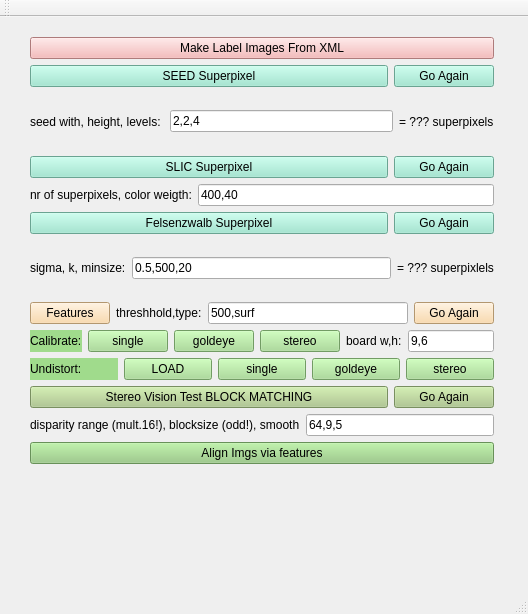
<?xml version="1.0" encoding="UTF-8"?>
<ui version="4.0">
 <class>MainWindow</class>
 <widget class="QMainWindow" name="MainWindow">
  <property name="geometry">
   <rect>
    <x>0</x>
    <y>0</y>
    <width>528</width>
    <height>614</height>
   </rect>
  </property>
  <property name="windowTitle">
   <string>Segmentation Helper</string>
  </property>
  <widget class="QWidget" name="centralWidget">
   <widget class="QWidget" name="verticalLayoutWidget">
    <property name="geometry">
     <rect>
      <x>19</x>
      <y>9</y>
      <width>486</width>
      <height>449</height>
     </rect>
    </property>
    <layout class="QVBoxLayout" name="verticalLayout">
     <property name="sizeConstraint">
      <enum>QLayout::SetMaximumSize</enum>
     </property>
     <item>
      <widget class="QPushButton" name="btn_makeLabelImgs">
       <property name="styleSheet">
        <string notr="true">background-color: rgb(244, 172, 172)</string>
       </property>
       <property name="text">
        <string>Make Label Images From XML</string>
       </property>
      </widget>
     </item>
     <item>
      <layout class="QHBoxLayout" name="horizontalLayout_3">
       <item>
        <widget class="QPushButton" name="btn_seed">
         <property name="styleSheet">
          <string notr="true">background-color: rgb(148, 230, 205)</string>
         </property>
         <property name="text">
          <string>SEED Superpixel</string>
         </property>
        </widget>
       </item>
       <item>
        <widget class="QPushButton" name="pushButton_seedAgain">
         <property name="maximumSize">
          <size>
           <width>100</width>
           <height>16777215</height>
          </size>
         </property>
         <property name="styleSheet">
          <string>background-color: rgb(148, 230, 205)</string>
         </property>
         <property name="text">
          <string>Go Again</string>
         </property>
        </widget>
       </item>
      </layout>
     </item>
     <item>
      <layout class="QHBoxLayout" name="horizontalLayout">
       <item>
        <widget class="QLabel" name="label">
         <property name="text">
          <string>seed with, height, levels: </string>
         </property>
        </widget>
       </item>
       <item>
        <widget class="QLineEdit" name="lineEdit_seedInfo">
         <property name="text">
          <string>2,2,4</string>
         </property>
        </widget>
       </item>
       <item>
        <widget class="QLabel" name="label_nrOfSuperpxs">
         <property name="text">
          <string>= ??? superpixels</string>
         </property>
        </widget>
       </item>
      </layout>
     </item>
     <item>
      <layout class="QHBoxLayout" name="horizontalLayout_4">
       <item>
        <widget class="QPushButton" name="btn_slic">
         <property name="styleSheet">
          <string notr="true">background-color: rgb(148, 230, 205)</string>
         </property>
         <property name="text">
          <string>SLIC Superpixel</string>
         </property>
        </widget>
       </item>
       <item>
        <widget class="QPushButton" name="pushButton_slicAgain">
         <property name="maximumSize">
          <size>
           <width>100</width>
           <height>16777215</height>
          </size>
         </property>
         <property name="styleSheet">
          <string notr="true">background-color: rgb(148, 230, 205)</string>
         </property>
         <property name="text">
          <string>Go Again</string>
         </property>
        </widget>
       </item>
      </layout>
     </item>
     <item>
      <layout class="QHBoxLayout" name="horizontalLayout_2">
       <item>
        <widget class="QLabel" name="label_2">
         <property name="text">
          <string>nr of superpixels, color weigth:</string>
         </property>
        </widget>
       </item>
       <item>
        <widget class="QLineEdit" name="lineEdit_slicInfo">
         <property name="text">
          <string>400,40</string>
         </property>
        </widget>
       </item>
      </layout>
     </item>
     <item>
      <layout class="QHBoxLayout" name="horizontalLayout_5">
       <item>
        <widget class="QPushButton" name="btn_felsenzwalb">
         <property name="styleSheet">
          <string notr="true">background-color: rgb(148, 230, 205)</string>
         </property>
         <property name="text">
          <string>Felsenzwalb Superpixel</string>
         </property>
        </widget>
       </item>
       <item>
        <widget class="QPushButton" name="pushButton_felsenzwalbAgain">
         <property name="maximumSize">
          <size>
           <width>100</width>
           <height>16777215</height>
          </size>
         </property>
         <property name="styleSheet">
          <string notr="true">background-color: rgb(148, 230, 205)</string>
         </property>
         <property name="text">
          <string>Go Again</string>
         </property>
        </widget>
       </item>
      </layout>
     </item>
     <item>
      <layout class="QHBoxLayout" name="horizontalLayout_6">
       <item>
        <widget class="QLabel" name="label_3">
         <property name="text">
          <string>sigma, k, minsize:</string>
         </property>
        </widget>
       </item>
       <item>
        <widget class="QLineEdit" name="lineEdit_felsenzwalbInfo">
         <property name="text">
          <string>0.5,500,20</string>
         </property>
        </widget>
       </item>
       <item>
        <widget class="QLabel" name="label_nrOfSuperpixelsFelsenzwalb">
         <property name="text">
          <string>= ??? superpixlels</string>
         </property>
        </widget>
       </item>
      </layout>
     </item>
     <item>
      <layout class="QHBoxLayout" name="horizontalLayout_9">
       <item>
        <widget class="QPushButton" name="btn_surf">
         <property name="styleSheet">
          <string notr="true">background-color: rgb(250, 212, 156)</string>
         </property>
         <property name="text">
          <string>Features</string>
         </property>
        </widget>
       </item>
       <item>
        <widget class="QLabel" name="label_5">
         <property name="text">
          <string>threshhold,type:</string>
         </property>
        </widget>
       </item>
       <item>
        <widget class="QLineEdit" name="lineEdit_surfInfo">
         <property name="text">
          <string>500,surf</string>
         </property>
        </widget>
       </item>
       <item>
        <widget class="QPushButton" name="pushButton_surfAgain">
         <property name="maximumSize">
          <size>
           <width>100</width>
           <height>16777215</height>
          </size>
         </property>
         <property name="styleSheet">
          <string notr="true">background-color: rgb(250, 212, 156)</string>
         </property>
         <property name="text">
          <string>Go Again</string>
         </property>
        </widget>
       </item>
      </layout>
     </item>
     <item>
      <layout class="QHBoxLayout" name="horizontalLayout_10">
       <item>
        <widget class="QLabel" name="label_7">
         <property name="styleSheet">
          <string notr="true">background-color: rgb(160, 219, 140)</string>
         </property>
         <property name="text">
          <string>Calibrate:</string>
         </property>
        </widget>
       </item>
       <item>
        <widget class="QPushButton" name="btn_calibSingle">
         <property name="styleSheet">
          <string notr="true">background-color: rgb(160, 219, 140)</string>
         </property>
         <property name="text">
          <string>single</string>
         </property>
        </widget>
       </item>
       <item>
        <widget class="QPushButton" name="btn_calibGoldeye">
         <property name="styleSheet">
          <string notr="true">background-color: rgb(160, 219, 140)</string>
         </property>
         <property name="text">
          <string>goldeye</string>
         </property>
        </widget>
       </item>
       <item>
        <widget class="QPushButton" name="btn_calibStereo">
         <property name="styleSheet">
          <string notr="true">background-color: rgb(160, 219, 140)</string>
         </property>
         <property name="text">
          <string>stereo</string>
         </property>
        </widget>
       </item>
       <item>
        <widget class="QLabel" name="label_6">
         <property name="text">
          <string>board w,h:</string>
         </property>
        </widget>
       </item>
       <item>
        <widget class="QLineEdit" name="lineEdit_calibSingleInfo">
         <property name="text">
          <string>9,6</string>
         </property>
        </widget>
       </item>
      </layout>
     </item>
     <item>
      <layout class="QHBoxLayout" name="horizontalLayout_11">
       <item>
        <widget class="QLabel" name="label_8">
         <property name="styleSheet">
          <string notr="true">background-color: rgb(160, 219, 140)</string>
         </property>
         <property name="text">
          <string>Undistort: </string>
         </property>
        </widget>
       </item>
       <item>
        <widget class="QPushButton" name="btn_undistLOAD">
         <property name="styleSheet">
          <string notr="true">background-color: rgb(160, 219, 140)</string>
         </property>
         <property name="text">
          <string>LOAD</string>
         </property>
        </widget>
       </item>
       <item>
        <widget class="QPushButton" name="btn_undistSingle">
         <property name="styleSheet">
          <string notr="true">background-color: rgb(160, 219, 140)</string>
         </property>
         <property name="text">
          <string>single</string>
         </property>
        </widget>
       </item>
       <item>
        <widget class="QPushButton" name="btn_undistGoldeye">
         <property name="styleSheet">
          <string notr="true">background-color: rgb(160, 219, 140)</string>
         </property>
         <property name="text">
          <string>goldeye</string>
         </property>
        </widget>
       </item>
       <item>
        <widget class="QPushButton" name="btn_undistStereo">
         <property name="styleSheet">
          <string notr="true">background-color: rgb(160, 219, 140)</string>
         </property>
         <property name="text">
          <string>stereo</string>
         </property>
        </widget>
       </item>
      </layout>
     </item>
     <item>
      <layout class="QHBoxLayout" name="horizontalLayout_7">
       <item>
        <widget class="QPushButton" name="btn_stereoVision">
         <property name="styleSheet">
          <string notr="true">background-color: rgb(170, 200, 135)</string>
         </property>
         <property name="text">
          <string>Stereo Vision Test BLOCK MATCHING</string>
         </property>
        </widget>
       </item>
       <item>
        <widget class="QPushButton" name="pushButton_stereoAgain">
         <property name="maximumSize">
          <size>
           <width>100</width>
           <height>16777215</height>
          </size>
         </property>
         <property name="styleSheet">
          <string notr="true">background-color: rgb(170, 200, 135)</string>
         </property>
         <property name="text">
          <string>Go Again</string>
         </property>
        </widget>
       </item>
      </layout>
     </item>
     <item>
      <layout class="QHBoxLayout" name="horizontalLayout_8">
       <item>
        <widget class="QLabel" name="label_4">
         <property name="text">
          <string>disparity range (mult.16!), blocksize (odd!), smooth</string>
         </property>
        </widget>
       </item>
       <item>
        <widget class="QLineEdit" name="lineEdit_stereoInfo">
         <property name="text">
          <string>64,9,5</string>
         </property>
        </widget>
       </item>
      </layout>
     </item>
     <item>
      <layout class="QHBoxLayout" name="horizontalLayout_12">
       <item>
        <widget class="QPushButton" name="btn_alignImgs">
         <property name="styleSheet">
          <string notr="true">background-color: rgb(146, 203, 125);</string>
         </property>
         <property name="text">
          <string>Align Imgs via features</string>
         </property>
        </widget>
       </item>
      </layout>
     </item>
    </layout>
   </widget>
  </widget>
  <widget class="QMenuBar" name="menuBar">
   <property name="geometry">
    <rect>
     <x>0</x>
     <y>0</y>
     <width>528</width>
     <height>20</height>
    </rect>
   </property>
  </widget>
  <widget class="QToolBar" name="mainToolBar">
   <attribute name="toolBarArea">
    <enum>TopToolBarArea</enum>
   </attribute>
   <attribute name="toolBarBreak">
    <bool>false</bool>
   </attribute>
  </widget>
  <widget class="QStatusBar" name="statusBar"/>
 </widget>
 <layoutdefault spacing="6" margin="11"/>
 <resources/>
 <connections/>
</ui>
